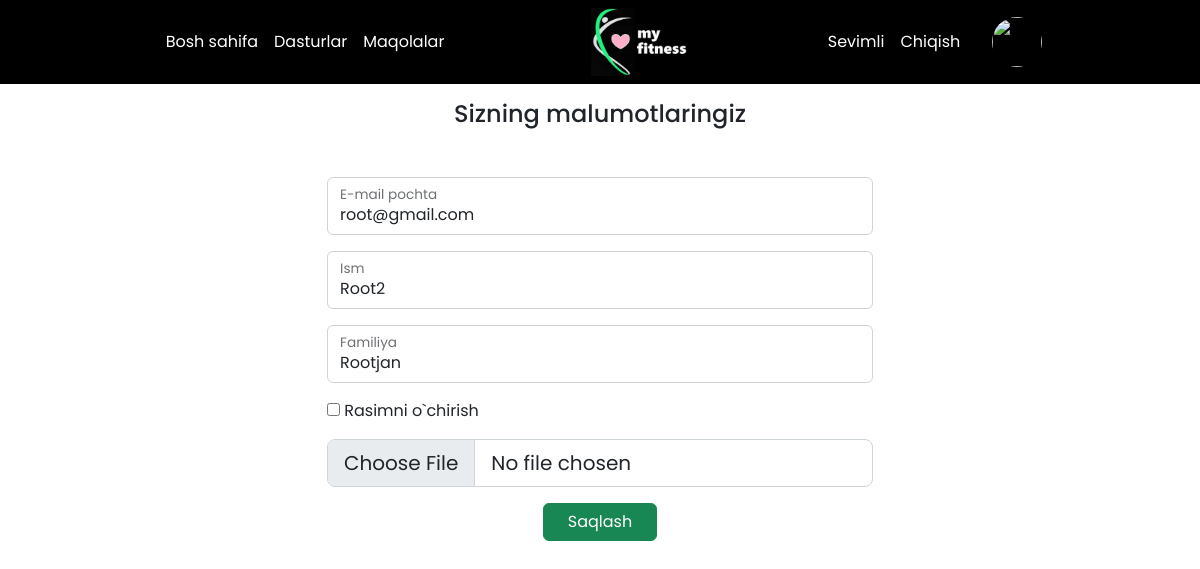
Page /profile/ (signed in) on the committed database.
### fitness_app/models.py (models this page shows)
class User(AbstractUser):
    email = models.EmailField(unique=True, null=True)
    avatar = models.ImageField(upload_to='avatar/', blank=True, null=True)
    USERNAME_FIELD = 'email'
    REQUIRED_FIELDS = ['username']

### fitness_app/views.py (the view, shortened to what this page needs)
# urls.py: path('profile/', views.profile_page, name="profile"),
@login_required
def profile_page(request):
    return render(request, 'profile.html')

### templates/profile.html (shortened to what this page needs)
{% extends 'main.html' %}
{% block content %}
<section class="container mt-3">
    <h4 class="m-auto text-center w-75">Sizning malumotlaringiz</h4>
    <form class="row justify-content-center" method="post" enctype="multipart/form-data">
        <div class="col-12 col-md-8 col-lg-6 mt-5">
          <div class="form-floating mb-3">
            <input type="email" class="form-control" name="email" id="floatingInput" placeholder="E-mail" required value="{{ request.user.email }}">
            <label for="floatingInput">E-mail pochta</label>
        </div>
        <div class="form-floating mb-3">
            <input type="text" class="form-control" name="fname" id="floatingInput" placeholder="Ism" required value="{{ user.first_name }}">
            <label for="floatingInput">Ism</label>
        </div>
        <div class="form-floating mb-3">
            <input type="text" class="form-control" name="lname" id="floatingInput" placeholder="Familiya" required value="{{ user.last_name }}">
            <label for="floatingInput">Familiya</label>
        </div>
        <div class=" mb-3">
            <input type="checkbox" name="avater_delete" id="checkboxInput">
            <label for="checkboxInput">Rasimni o`chirish</label>
        </div>
        <div>
            <input type="file" name="avatar" class="form-control form-control-lg" id="floatingInput">
        </div>
        <div class="d-flex justify-content-center mt-3">
            <button class="btn btn-success px-4">Saqlash</button>
        </div>
        </div>
    </form>
</section>
{% endblock %}

### static/css/style.css (style rules this page uses)
* { margin: 0; padding: 0; box-sizing: border-box; font-family: 'Poppins', sans-serif; }

### rows in the picture
User: email "root@gmail.com", fname "Root2", lname "Rootjan"
